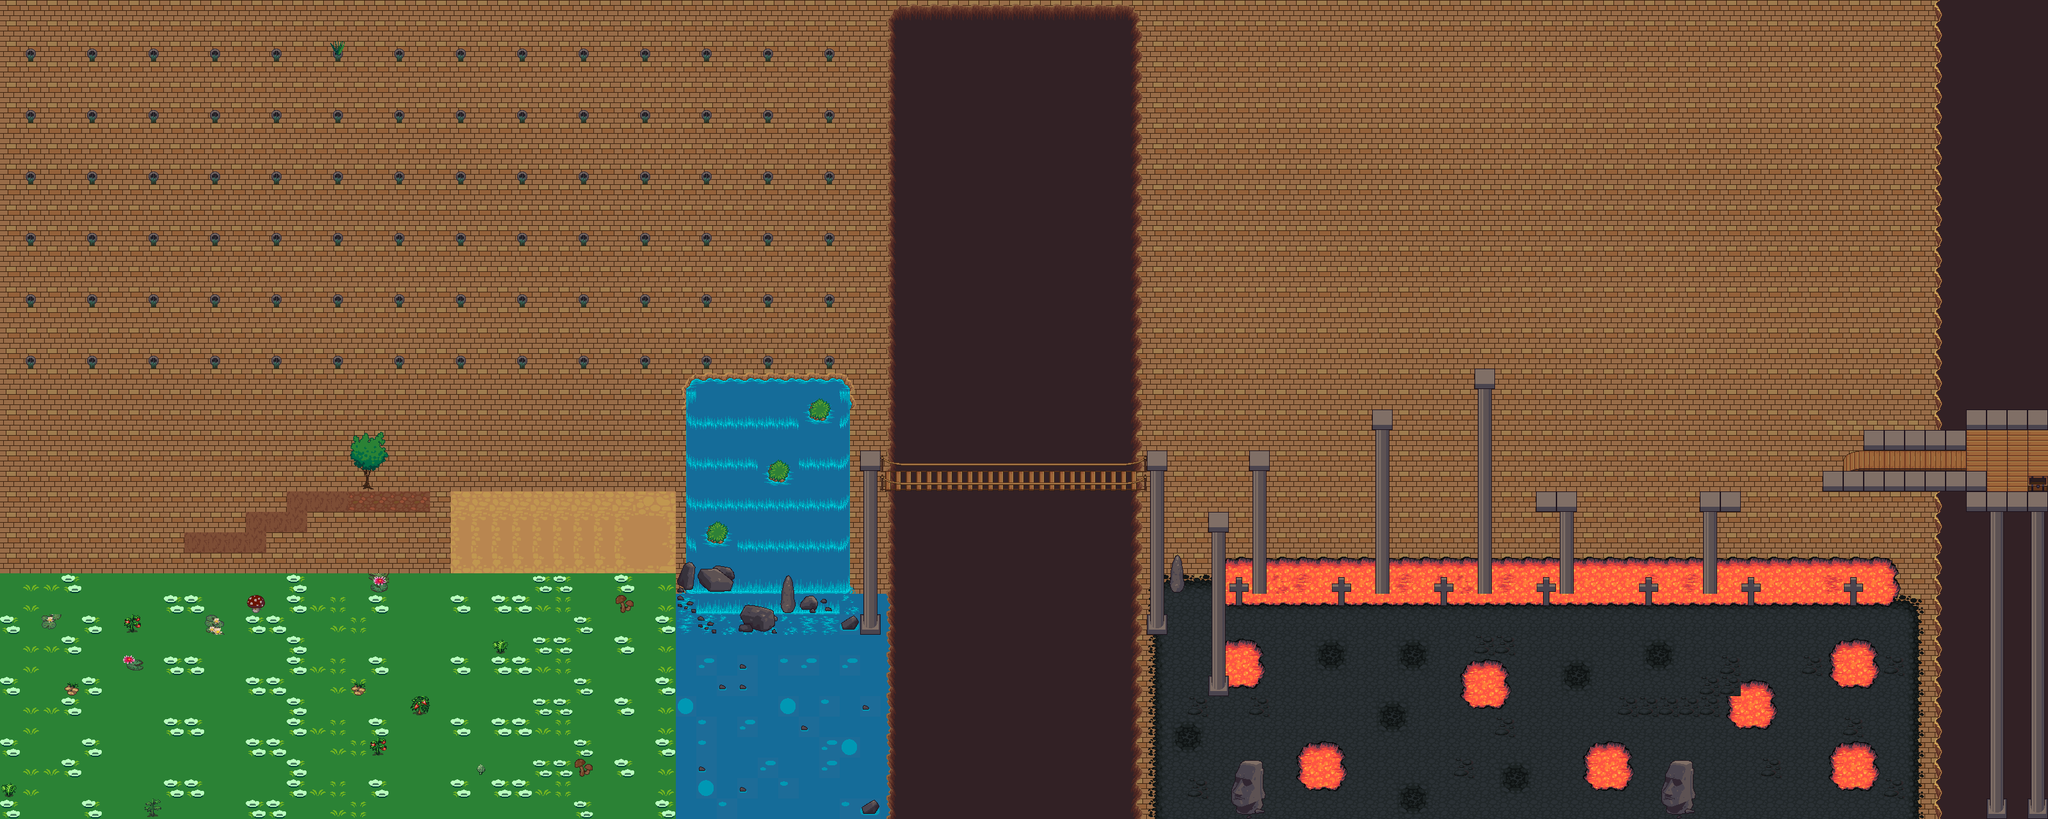

Tiled map render using the project's own tile images. Description and the map definition, with tile-layer contents summarised, below:
An orthogonal 100x40 tile map with 32x32 px tiles, 4 tile layers (Background, Rutelag 4, Rutelag 2, Rutelag 1), 2 tilesets and 41 objects.

<map version="1.8" tiledversion="1.8.4" orientation="orthogonal" renderorder="right-down" width="100" height="40" tilewidth="32" tileheight="32" infinite="0" nextlayerid="9" nextobjectid="84">
 <tileset firstgid="1" name="ipc-tile-atlas" tilewidth="32" tileheight="32" tilecount="1024" columns="32">
  <image source="terrain_atlas.png" width="1024" height="1024" />
 </tileset>
 <tileset firstgid="1025" source="terrain_atlas.tsx" />
 <layer id="2" name="Background" width="100" height="40">
  <data>[4000 cells, 4000 non-empty, 1 distinct tile ids]</data>
 </layer>
 <layer id="6" name="Rutelag 4" width="100" height="40">
  <data>[4000 cells, 1180 non-empty, 20 distinct tile ids]</data>
 </layer>
 <layer id="5" name="Rutelag 2" width="100" height="40">
  <data>[4000 cells, 1008 non-empty, 72 distinct tile ids]</data>
 </layer>
 <layer id="1" name="Rutelag 1" width="100" height="40">
  <data>[4000 cells, 233 non-empty, 54 distinct tile ids]</data>
 </layer>
 <objectgroup id="3" name="WALL">
  <object id="10" x="287" y="832.25" width="129" height="32.75" />
  <object id="11" x="383" y="799.75" width="96.5" height="32.25" />
  <object id="12" x="448.5" y="768" width="223.5" height="32.5" />
  <object id="24" x="1108.33" y="821" width="24" height="26.6667" />
  <object id="25" x="1203" y="722.667" width="28" height="29.3333" />
  <object id="26" x="1266.67" y="629.333" width="28" height="25.6667" />
  <object id="27" x="1343.67" y="704" width="30" height="30.6667" />
  <object id="28" x="1384" y="738.333" width="398.667" height="24" />
  <object id="29" x="1792" y="705.333" width="32" height="30.6667" />
  <object id="30" x="1952" y="706.667" width="30.6667" height="29.3333" />
  <object id="31" x="2145" y="641.667" width="32" height="28" />
  <object id="41" x="0" y="896.667" width="1053.33" height="380.667" />
  <object id="42" x="702.667" y="768.333" width="352.666" height="126.333" />
  <object id="45" x="2304" y="576.667" width="33" height="29.3333" />
  <object id="46" x="2400.33" y="768.333" width="63" height="32" />
  <object id="47" x="2656" y="768.333" width="62.6667" height="31.6667" />
  <object id="49" x="2848" y="736" width="255" height="32" />
  <object id="50" x="3073" y="770" width="127" height="29" />
  <object id="51" x="2910.5" y="703.5" width="164" height="32">
   <properties>
    <property name="BLOCKED" type="bool" value="false" />
   </properties>
  </object>
  <object id="52" x="3073" y="642" width="126" height="30" />
  <object id="53" x="-12" y="-1.66667" width="12" height="1280.67" />
  <object id="54" x="3201" y="-4" width="11" height="1282" />
  <object id="56" x="1804" y="945" width="1193" height="333.667" />
  <object id="70" x="519.333" y="556" width="16" height="19.3333" />
  <object id="71" x="519.333" y="461.667" width="16" height="18" />
  <object id="73" x="520" y="363.5" width="16" height="19.3333" />
  <object id="74" x="520" y="269.167" width="16" height="18" />
  <object id="75" x="520" y="172.5" width="16" height="19.3333" />
  <object id="76" x="520" y="78.1669" width="16" height="18">
   <properties>
    <property name="EASTERSKIP" type="bool" value="true" />
   </properties>
  </object>
  <object id="77" x="2912" y="672.5" width="160" height="31.3333" />
  <object id="80" x="287" y="865" width="129" height="31.5">
   <properties>
    <property name="BLOCKED" type="bool" value="false" />
   </properties>
  </object>
  <object id="81" x="1888.17" y="801.333" width="30.6667" height="29.3333" />
  <object id="82" x="1827.67" y="867.833" width="24.1667" height="56.8333" />
  <object id="83" x="548.333" y="678" width="55.3333" height="89" />
 </objectgroup>
 <objectgroup id="4" name="SPAWNS">
  <object id="14" x="18" y="850" width="88" height="40">
   <properties>
    <property name="PLAYER" type="int" value="1" />
   </properties>
  </object>
  <object id="20" x="718" y="734" width="322" height="28">
   <properties>
    <property name="ITEM" type="int" value="5" />
   </properties>
  </object>
  <object id="23" x="3171.93" y="736.965" width="24.4427" height="21.8294" rotation="359.011">
   <properties>
    <property name="ITEM" type="int" value="1" />
   </properties>
  </object>
  <object id="65" x="1789.33" y="672" width="33.3333" height="32">
   <properties>
    <property name="AI" value="DUMB" />
    <property name="MONSTER" type="int" value="1" />
   </properties>
  </object>
  <object id="66" x="1526.67" y="702.667" width="36" height="30.6667">
   <properties>
    <property name="AI" value="STUDENT" />
    <property name="MONSTER" type="int" value="1" />
   </properties>
  </object>
  <object id="67" x="1008.67" y="698.667" width="33.3333" height="32">
   <properties>
    <property name="AI" value="DUMB" />
    <property name="MONSTER" type="int" value="1" />
   </properties>
  </object>
 </objectgroup>
 <objectgroup id="8" name="HAZARD">
  <object id="57" x="1907" y="876" width="1056" height="66" />
 </objectgroup>
</map>
